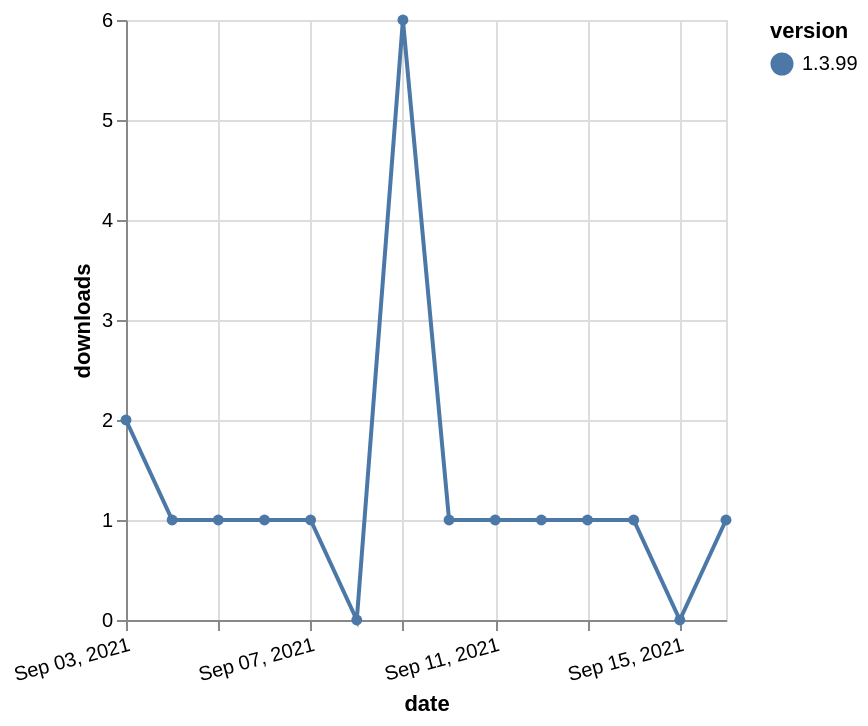

Vega-Lite specification stored for this chart:
### Vega-Lite specification from a JSON file in a GitHub repository (floating-point values rounded to 4 significant figures)
{"$schema": "https://vega.github.io/schema/vega-lite/v5.json", "description": "A simple bar chart with embedded data.", "data": {"values": [{"date": "2021-09-03", "total": 517, "delta": 2, "version": "1.3.99"}, {"date": "2021-09-04", "total": 518, "delta": 1, "version": "1.3.99"}, {"date": "2021-09-05", "total": 519, "delta": 1, "version": "1.3.99"}, {"date": "2021-09-06", "total": 520, "delta": 1, "version": "1.3.99"}, {"date": "2021-09-07", "total": 521, "delta": 1, "version": "1.3.99"}, {"date": "2021-09-08", "total": 521, "delta": 0, "version": "1.3.99"}, {"date": "2021-09-09", "total": 527, "delta": 6, "version": "1.3.99"}, {"date": "2021-09-10", "total": 528, "delta": 1, "version": "1.3.99"}, {"date": "2021-09-11", "total": 529, "delta": 1, "version": "1.3.99"}, {"date": "2021-09-12", "total": 530, "delta": 1, "version": "1.3.99"}, {"date": "2021-09-13", "total": 531, "delta": 1, "version": "1.3.99"}, {"date": "2021-09-14", "total": 532, "delta": 1, "version": "1.3.99"}, {"date": "2021-09-15", "total": 532, "delta": 0, "version": "1.3.99"}, {"date": "2021-09-16", "total": 533, "delta": 1, "version": "1.3.99"}]}, "width": "container", "mark": {"type": "line", "point": {"filled": true}}, "encoding": {"x": {"field": "date", "type": "temporal", "timeUnit": "yearmonthdate", "title": "date", "axis": {"labelAngle": -15}}, "y": {"field": "delta", "type": "quantitative", "title": "downloads"}, "color": {"field": "version", "type": "nominal"}, "tooltip": {"field": "delta"}}}
